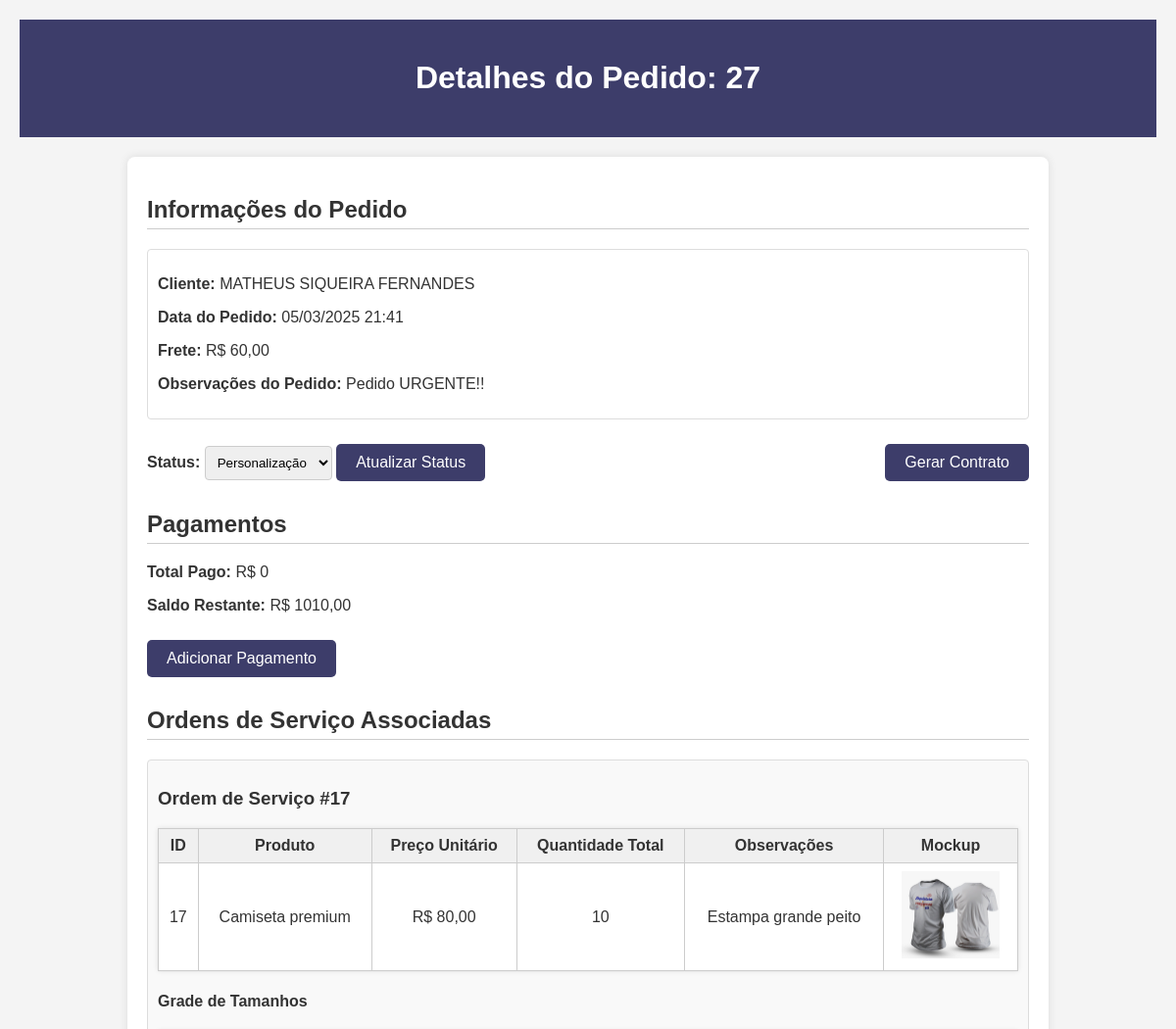
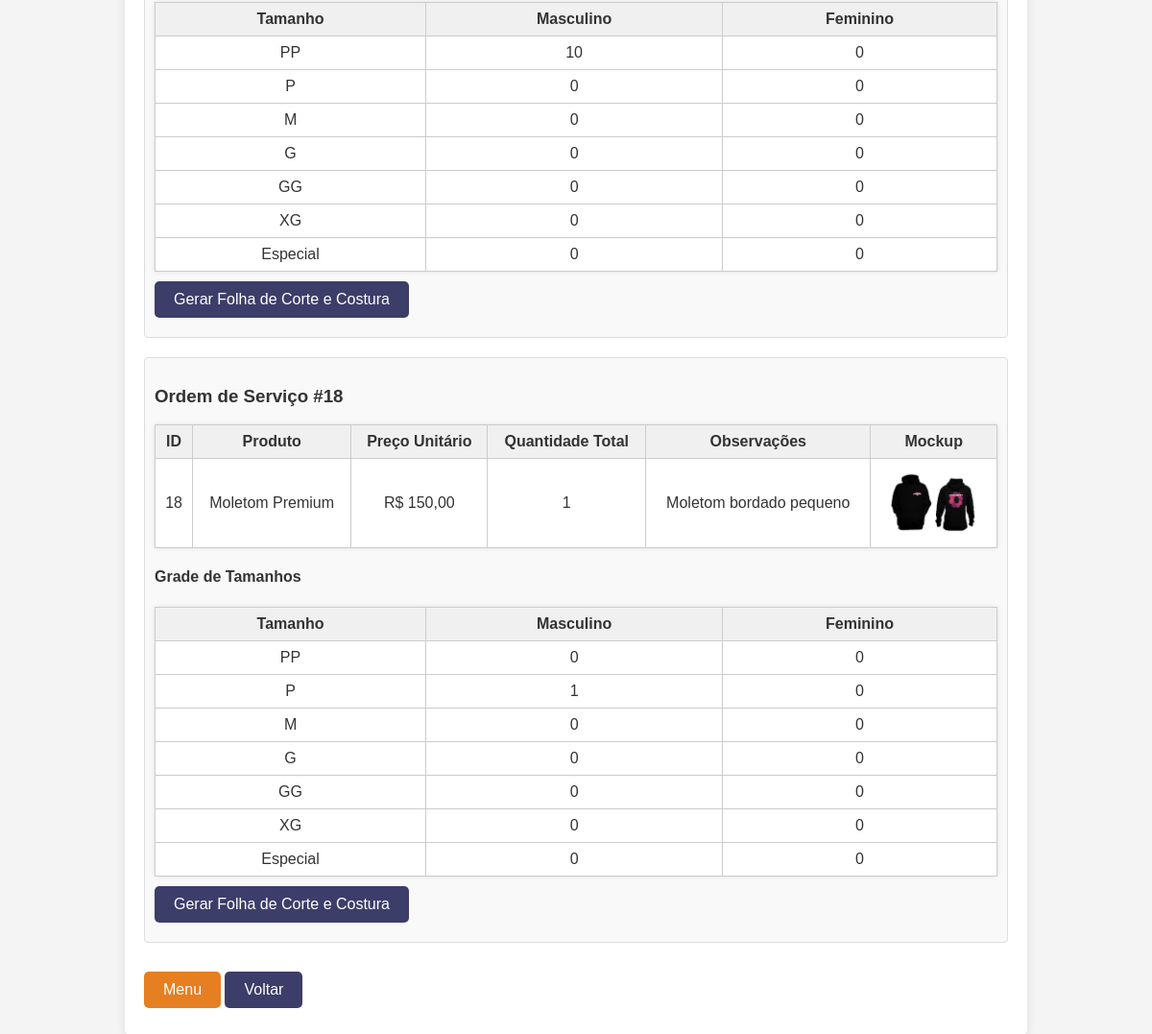
The page /pedidos/detalhes/27/ on the database its author committed (2 pictures, top to bottom).
### kq_app/models.py (models this page shows, shortened)
class Pedido(models.Model):
    STATUS_CHOICES = (
        ('analise', 'Análise'),
        ('aprovado', 'Aprovado'),
        ('compra', 'Compra'),
        ('corte', 'Corte'),
        ('personalizacao', 'Personalização'),
        ('costura', 'Costura'),
        ('embalagem', 'Embalagem'),
        ('enviado', 'Enviado'),
    )
    cliente = models.ForeignKey(Cliente, on_delete=models.CASCADE, verbose_name="Cliente")
    data_criacao = models.DateTimeField(default=timezone.now, verbose_name="Data de Criação")
    data_entrega = models.DateField(blank=True, null=True, verbose_name="Data de Entrega")
    observacoes = models.TextField(blank=True, null=True, verbose_name="Observações", default="")
    status = models.CharField(max_length=50, choices=STATUS_CHOICES, default='novo', verbose_name="Status do Pedido")
    valor_total = models.DecimalField(max_digits=12, decimal_places=2, default=0.00, verbose_name="Valor Total")
    frete = models.DecimalField(max_digits=10, decimal_places=2, default=0.00, verbose_name="Frete")
    class Meta:
        verbose_name = "Pedido"
        verbose_name_plural = "Pedidos"
        ordering = ['-data_criacao']

class Cliente(models.Model):
    nome = models.CharField(max_length=200, verbose_name="Nome do Cliente")
    email = models.EmailField(blank=True, null=True, verbose_name="Email")
    telefone = models.CharField(max_length=20, blank=True, null=True, verbose_name="Telefone")
    endereco = models.TextField(blank=True, null=True, verbose_name="Endereço")
    cpf_cnpj = models.CharField(max_length=20, blank=True, null=True, verbose_name="CPF/CNPJ")
    data_cadastro = models.DateTimeField(default=timezone.now, verbose_name="Data de Cadastro")
    equipe = models.CharField(max_length=100, blank=True, null=True, verbose_name="Equipe")
    cep = models.CharField(max_length=9, blank=True, null=True, verbose_name="CEP")
    class Meta:
        verbose_name = "Cliente"
        verbose_name_plural = "Clientes"
        ordering = ['nome']

class OrdemDeServico(models.Model):
    pedido = models.ForeignKey(Pedido, on_delete=models.CASCADE, verbose_name="Pedido", related_name='ordens_de_servico')
    numero_os = models.IntegerField(verbose_name="Número da OS", blank=True, null=True)
    produto = models.ForeignKey(Produto, on_delete=models.CASCADE, verbose_name="Produto")
    preco_unitario = models.DecimalField(max_digits=10, decimal_places=2, verbose_name="Preço Unitário", default=0.00)  # Adicionado
    observacoes = models.TextField(blank=True, null=True, verbose_name="Observações", default="")
    mockup = models.ImageField(upload_to='mockups/', blank=True, null=True, verbose_name="Mockup")
    quantidade_digitada = models.IntegerField(default=0, verbose_name="Quantidade Digitada")
    cor_tecido = models.CharField(max_length=255, verbose_name="Cor do Tecido", blank=True, null=True)  # Novo campo
    pp_masculino = models.IntegerField(default=0, verbose_name="PP Masculino")
    pp_feminino = models.IntegerField(default=0, verbose_name="PP Feminino")
    p_masculino = models.IntegerField(default=0, verbose_name="P Masculino")
    p_feminino = models.IntegerField(default=0, verbose_name="P Feminino")
    m_masculino = models.IntegerField(default=0, verbose_name="M Masculino")
    m_feminino = models.IntegerField(default=0, verbose_name="M Feminino")
    g_masculino = models.IntegerField(default=0, verbose_name="G Masculino")
    g_feminino = models.IntegerField(default=0, verbose_name="G Feminino")
    gg_masculino = models.IntegerField(default=0, verbose_name="GG Masculino")
    gg_feminino = models.IntegerField(default=0, verbose_name="GG Feminino")
    xg_masculino = models.IntegerField(default=0, verbose_name="XG Masculino")
    xg_feminino = models.IntegerField(default=0, verbose_name="XG Feminino")
    esp_masculino = models.IntegerField(default=0, verbose_name="ESP Masculino")
    esp_feminino = models.IntegerField(default=0, verbose_name="ESP Feminino")
    class Meta:
        verbose_name = "Ordem de Serviço"
        verbose_name_plural = "Ordens de Serviço"
        ordering = ['numero_os']

class Produto(models.Model):
    UNIDADE_CHOICES = [
        ('kg', 'Kilograma'),
        ('metro', 'Metro'),
    ]
    nome = models.CharField(max_length=200, verbose_name="Nome do Produto")
    material = models.CharField(max_length=200, verbose_name="Material do Produto", default="Material")
    rendimento = models.DecimalField(max_digits=10, decimal_places=2, verbose_name="Rendimento", default= 1)
    unidade_medida = models.CharField(
        max_length=10,
        choices=UNIDADE_CHOICES,
        default='kg',
        verbose_name="Unidade de Medida"
    )
    class Meta:
        verbose_name = "Produto"
        verbose_name_plural = "Produtos"
        ordering = ['nome']

### kq_app/views.py (the view)
# urls.py: path('pedidos/detalhes/<int:pedido_id>/', views.detalhes_pedido, name='detalhes_pedido'),
def detalhes_pedido(request, pedido_id):
    pedido = get_object_or_404(Pedido, id=pedido_id)
    ordens_de_servico = OrdemDeServico.objects.filter(pedido=pedido)
    pagamentos = Pagamento.objects.filter(pedido=pedido)
    total_pago = pagamentos.aggregate(total=Sum('valor_pago'))['total'] or 0
    saldo_restante = pedido.valor_total - total_pago
    context = {
        'pedido': pedido,
        'ordens_de_servico': ordens_de_servico,
        'pagamentos': pagamentos,
        'total_pago': total_pago,
        'saldo_restante': saldo_restante,
    }
    return render(request, 'kq_app/detalhes_pedido.html', context)

### kq_app/templates/kq_app/detalhes_pedido.html (shortened to what this page needs)
<!DOCTYPE html>
<html lang="pt-BR">
<head>
</head>
<body>
<header>
    <h1>Detalhes do Pedido: {{ pedido.id }}</h1>
</header>
<div class="container">
    <h2>Informações do Pedido</h2>
    <div class="order-info">
        <p><strong>Cliente:</strong> {{ pedido.cliente.nome }}</p>
        <p><strong>Data do Pedido:</strong> {{ pedido.data_criacao|date:"d/m/Y H:i" }}</p>
        <p><strong>Frete:</strong> R$ {{ pedido.frete }}</p>
        <p><strong>Observações do Pedido:</strong> {{ pedido.observacoes }}</p>
    </div>
    <div class="status-form">
        <form id="atualizarStatusForm" method="post" action="{% url 'atualizar_status_pedido' pedido.id %}">
            <div>
                <label for="status"><strong>Status:</strong></label>
                <select name="status" id="status">
                    <option value="personalizacao" {% if pedido.status == 'personalizacao' %}selected{% endif %}>Personalização</option>
                </select>
                <button type="submit" class="button">Atualizar Status</button>
            </div>
        </form>
        <a href="{% url 'gerar_contrato_pedido' pedido.id %}" class="button">Gerar Contrato</a>
    </div>
    <h2>Pagamentos</h2>
    <p><strong>Total Pago:</strong> R$ {{ total_pago }}</p>
    <p><strong>Saldo Restante:</strong> R$ {{ saldo_restante }}</p>
    <a href="{% url 'adicionar_pagamento' pedido_id=pedido.id %}" class="button">Adicionar Pagamento</a>
    <h2>Ordens de Serviço Associadas</h2>
    {% if ordens_de_servico %}
        {% for ordem in ordens_de_servico %}
            <div class="os-item">
                <h3>Ordem de Serviço #{{ ordem.id }}</h3>
                <table>
                    <thead>
                        <tr>
                            <th>ID</th>
                            <th>Produto</th>
                            <th>Preço Unitário</th>
                            <th>Quantidade Total</th>
                            <th>Observações</th>
                            <th>Mockup</th>
                        </tr>
                    </thead>
                    <tbody>
                        <tr>
                            <td>{{ ordem.id }}</td>
                            <td>{{ ordem.produto.nome }}</td>
                            <td>R$ {{ ordem.preco_unitario }}</td>
                            <td>
                                {% with total_quantidade=ordem.pp_masculino|add:ordem.pp_feminino|add:ordem.p_masculino|add:ordem.p_feminino|add:ordem.m_masculino|add:ordem.m_feminino|add:ordem.g_masculino|add:ordem.g_feminino|add:ordem.gg_masculino|add:ordem.gg_feminino|add:ordem.xg_masculino|add:ordem.xg_feminino|add:ordem.esp_masculino|add:ordem.esp_feminino %}
                                    {{ total_quantidade }}
                                {% endwith %}
                            </td>
                            <td>{{ ordem.observacoes }}</td>
                            <td>
                                {% if ordem.mockup %}
                                    <a href="{{ ordem.mockup.url }}" >
                                        <img src="{{ ordem.mockup.url }}" alt="Mockup da Ordem de Serviço" style="max-width: 100px; max-height: 100px;">
                                    </a>
                                {% else %}
                                    Nenhum mockup disponível
                                {% endif %}
                            </td>
                        </tr>
                    </tbody>
                </table>
                <h4>Grade de Tamanhos</h4>
                <table class="size-grid">
                    <thead>
                        <tr>
                            <th>Tamanho</th>
                            <th>Masculino</th>
                            <th>Feminino</th>
                        </tr>
                    </thead>
                    <tbody>
                        <tr>
                            <td>PP</td>
                            <td>{{ ordem.pp_masculino }}</td>
                            <td>{{ ordem.pp_feminino }}</td>
                        </tr>
                        <tr>
                            <td>P</td>
                            <td>{{ ordem.p_masculino }}</td>
                            <td>{{ ordem.p_feminino }}</td>
                        </tr>
                        <tr>
                            <td>M</td>
                            <td>{{ ordem.m_masculino }}</td>
                            <td>{{ ordem.m_feminino }}</td>
                        </tr>
                        <tr>
                            <td>G</td>
                            <td>{{ ordem.g_masculino }}</td>
                            <td>{{ ordem.g_feminino }}</td>
                        </tr>
                        <tr>
                            <td>GG</td>
                            <td>{{ ordem.gg_masculino }}</td>
                            <td>{{ ordem.gg_feminino }}</td>
                        </tr>
                        <tr>
                            <td>XG</td>
                            <td>{{ ordem.xg_masculino }}</td>
                            <td>{{ ordem.xg_feminino }}</td>
                        </tr>
                        <tr>
                            <td>Especial</td>
                            <td>{{ ordem.esp_masculino }}</td>
                            <td>{{ ordem.esp_feminino }}</td>
                        </tr>
                    </tbody>
                </table>
                <a href="{% url 'gerar_folha_corte_costura' os_id=ordem.id %}" class="button">Gerar Folha de Corte e Costura</a>
            </div>
        {% endfor %}
    {% else %}
        <p>Nenhuma ordem de serviço encontrada para este pedido.</p>
    {% endif %}
    <a href="{% url 'home' %}" class="button" style="background-color: #e67e22;">Menu</a>
    <a href="{% url 'visualizar_producao' %}" class="button">Voltar</a>
</div>
</body>
</html>

### kq_app/templates/kq_app/detalhes_pedido.html (style rules this page uses)
body { font-family: Arial, sans-serif; background-color: #f4f4f4; color: #333; margin: 0; padding: 20px; }
header { background-color: #3D3D6A; color: white; padding: 20px; text-align: center; }
.container { max-width: 900px; margin: 20px auto; padding: 20px; background-color: white; border-radius: 8px; box-shadow: 0 0 10px rgba(0, 0, 0, 0.1); }
h2 { margin-top: 20px; border-bottom: 1px solid #ccc; padding-bottom: 5px; }
table { width: 100%; border-collapse: collapse; margin-top: 10px; background-color: white; box-shadow: 0 0 5px rgba(0, 0, 0, 0.1); }
th, td { border: 1px solid #ccc; padding: 8px; text-align: center; }
th { background-color: #f0f0f0; }
.button { display: inline-block; background-color: #3D3D6A; color: white; padding: 10px 20px; text-decoration: none; border: none; border-radius: 5px; transition: background-color 0.3s; font-size: 16px; margin: 10px 0; cursor: pointer; }
.status-form { margin-top: 15px; display: flex; align-items: center; justify-content: space-between; }
.status-form select { padding: 8px; border-radius: 4px; border: 1px solid #ccc; }
.order-info { margin-bottom: 15px; padding: 10px; border: 1px solid #ddd; border-radius: 4px; }
.os-item { margin-bottom: 20px; border: 1px solid #ddd; padding: 10px; border-radius: 4px; background-color: #f9f9f9; }
.size-grid { width: 100%; border-collapse: collapse; margin-top: 10px; }
.size-grid th, .size-grid td { border: 1px solid #ccc; padding: 8px; text-align: center; }
.size-grid th { background-color: #f0f0f0; }

### rows shown on the page
Pedido: id "27", cliente.nome "MATHEUS SIQUEIRA FERNANDES", data_criacao "05/03/2025 21:41", frete "60,00", observacoes "Pedido URGENTE!!", status "Personalização"
OrdemDeServico: id "17", produto.nome "Camiseta premium", preco_unitario "80,00", ordem "10", observacoes "Estampa grande peito", mockup (picture), pp_masculino "10", pp_feminino "0", p_masculino "0", p_feminino "0", m_masculino "0", m_feminino "0", g_masculino "0", g_feminino "0", gg_masculino "0", gg_feminino "0", xg_masculino "0", xg_feminino "0", esp_masculino "0", esp_feminino "0"
OrdemDeServico: id "18", produto.nome "Moletom Premium", preco_unitario "150,00", ordem "1", observacoes "Moletom bordado pequeno", mockup (picture), pp_masculino "0", pp_feminino "0", p_masculino "1", p_feminino "0", m_masculino "0", m_feminino "0", g_masculino "0", g_feminino "0", gg_masculino "0", gg_feminino "0", xg_masculino "0", xg_feminino "0", esp_masculino "0", esp_feminino "0"

### other values the page prints
{{ total_pago }} "0"
{{ saldo_restante }} "1010,00"
